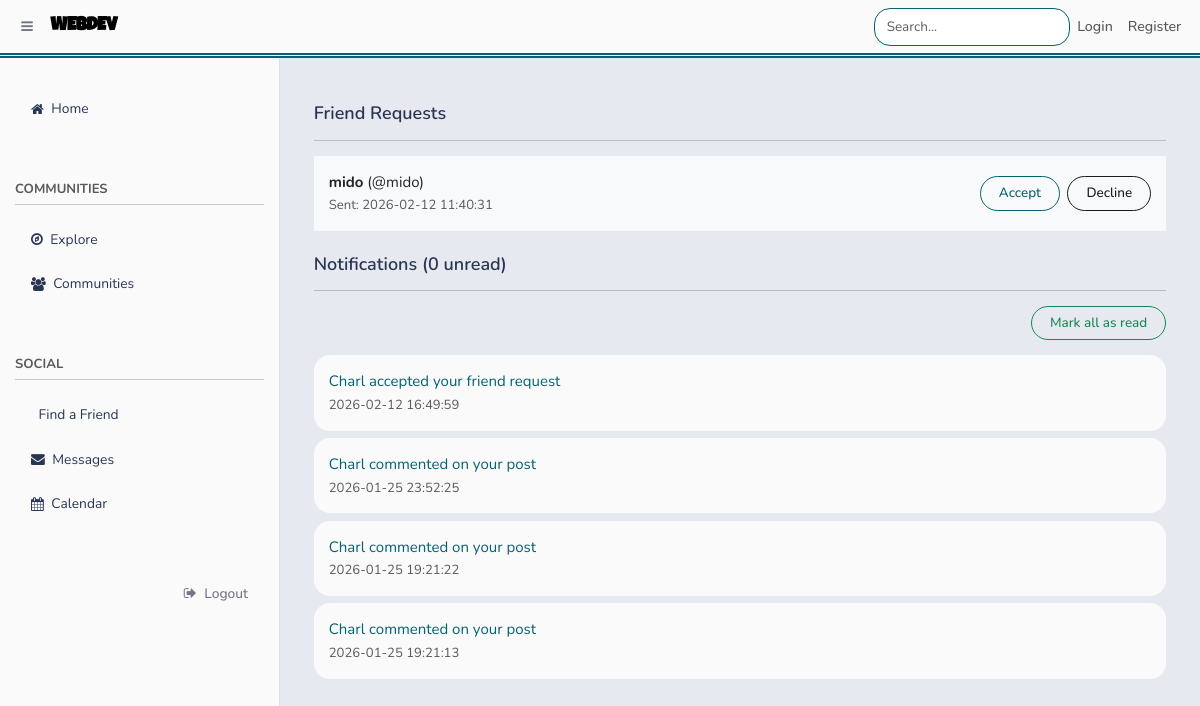
The app's page /notifications (signed in), older data.
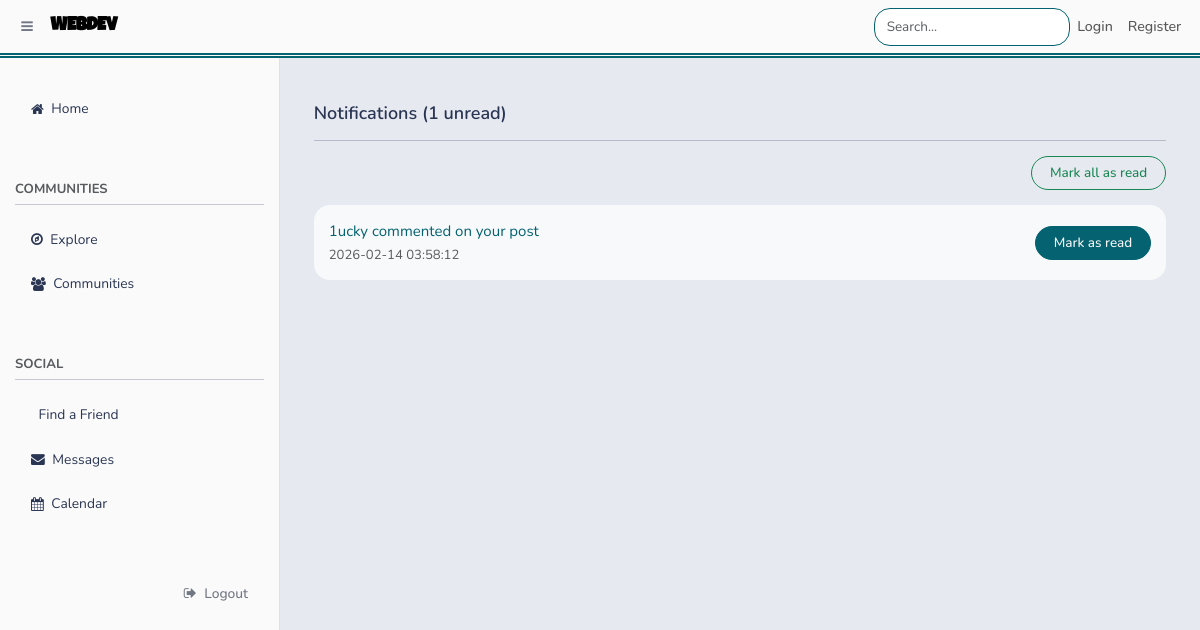
The same page, newer data.
### tables this page shows
CREATE TABLE friends (
            friendship_id INTEGER PRIMARY KEY AUTOINCREMENT,

            requester_id INTEGER NOT NULL,
            addressee_id INTEGER NOT NULL,

            status TEXT NOT NULL CHECK (status IN ('pending', 'accepted', 'blocked')),
            created_at DATETIME DEFAULT CURRENT_TIMESTAMP,
            responded_at DATETIME,

            UNIQUE (requester_id, addressee_id),

            FOREIGN KEY (requester_id) REFERENCES users(user_id) ON DELETE CASCADE,
            FOREIGN KEY (addressee_id) REFERENCES users(user_id) ON DELETE CASCADE,

            CHECK (requester_id != addressee_id)
        );

CREATE TABLE users (
            user_id INTEGER PRIMARY KEY AUTOINCREMENT,
            username TEXT UNIQUE NOT NULL,
            password TEXT NOT NULL,
            email TEXT NOT NULL,
            phone TEXT NOT NULL,
            age INT NOT NULL
        , public_key TEXT);

CREATE TABLE notifications (
        notification_id INTEGER PRIMARY KEY AUTOINCREMENT,
        user_id INTEGER NOT NULL,            -- receiver
        actor_id INTEGER,
        type TEXT NOT NULL,
        reference_id INTEGER,
        message TEXT NOT NULL,
        link TEXT,
        is_read INTEGER DEFAULT 0,
        created_at DATETIME DEFAULT CURRENT_TIMESTAMP,
        FOREIGN KEY(user_id) REFERENCES users(user_id) ON DELETE CASCADE,
        FOREIGN KEY(actor_id) REFERENCES users(user_id) ON DELETE CASCADE
    );

### main.py (the view)
@app.route('/notifications')
def notifications_page():
    if 'user_id' not in session:
        return redirect(url_for('index'))
    page = request.args.get('page', 1, type=int)
    per_page = 15
    offset = (page - 1) * per_page
    conn = get_db()
    notifications = conn.execute("""
        SELECT n.*, u.username AS actor_username
        FROM notifications n
        LEFT JOIN users u ON n.actor_id = u.user_id
        WHERE n.user_id = ?
        ORDER BY n.created_at DESC
        LIMIT ? OFFSET ?
    """, (session['user_id'], per_page, offset)).fetchall()
    friend_requests = conn.execute("""
        SELECT f.friendship_id, u.username, COALESCE(p.display_name, u.username) as display_name, f.created_at
        FROM friends f
        JOIN users u ON f.requester_id = u.user_id
        LEFT JOIN user_profiles p ON u.user_id = p.user_id
        WHERE f.addressee_id = ? AND f.status = 'pending'
        ORDER BY f.created_at DESC
    """, (session['user_id'],)).fetchall()
    total = conn.execute("""
        SELECT COUNT(*) as count
        FROM notifications
        WHERE user_id = ?
    """, (session['user_id'],)).fetchone()['count']
    total_pages = (total + per_page - 1) // per_page
    return render_template(
        'notifications.html',
        notifications=notifications,
        friend_requests=friend_requests,
        unread_count=count_unread_notifications(session['user_id']),
        page=page,
        total_pages=total_pages
    )

### helpers.py (called while the page is built)
def connect_db():
    sql = sqlite3.connect(DATABASE)
    sql.row_factory = sqlite3.Row
    sql.execute("PRAGMA foreign_keys = ON")
    return sql

def get_db():
    if not hasattr(g, 'sqlite3_db'):
        g.sqlite3_db = connect_db()
    return g.sqlite3_db

def count_unread_notifications(user_id):
    conn = get_db()
    row = conn.execute("SELECT COUNT(*) AS cnt FROM notifications WHERE user_id=? AND is_read=0", (user_id,)).fetchone()
    return row['cnt']

### templates/notifications.html
{% extends 'base.html' %}
{% block body %}
<div class="container mt-4">
    {% if friend_requests %}
    <div class="mb-4">
        <h3>Friend Requests</h3>
        <hr>
        {% for req in friend_requests %}
        <div class="card mb-2 border-primary">
            <div class="card-body d-flex justify-content-between align-items-center bg-light">
                <div>
                    <strong>{{ req.display_name }}</strong> (@{{ req.username }})
                    <br>
                    <small class="text-muted">Sent: {{ req.created_at }}</small>
                </div>
                <div>
                    <form method="POST" action="{{ url_for('accept_friend', friendship_id=req.friendship_id) }}"
                        class="d-inline">
                        <button type="submit" class="btn btn-sm btn-success me-1">Accept</button>
                    </form>
                    <form method="POST" action="{{ url_for('decline_friend', friendship_id=req.friendship_id) }}"
                        class="d-inline">
                        <button type="submit" class="btn btn-sm btn-danger">Decline</button>
                    </form>
                </div>
            </div>
        </div>
        {% endfor %}
    </div>
    {% endif %}
    <h3>Notifications ({{ unread_count }} unread)</h3>
    <hr>
    {% if notifications %}
    <form method="POST" action="{{ url_for('mark_all_notifications') }}" class="mb-3 text-end">
        <button type="submit" class="btn btn-outline-success btn-sm">Mark all as read</button>
    </form>
    {% for notif in notifications %}
    {% if notif.type != 'friend_request' %}
    <div class="card mb-2 {% if notif.is_read == 0 %}bg-light{% endif %}">
        <div class="card-body d-flex justify-content-between align-items-center">
            <div>
                {% if notif.link %}
                <a href="{{ notif.link }}" class="text-decoration-none">{{ notif.message }}</a>
                {% else %}
                {{ notif.message }}
                {% endif %}
                <br>
                <small class="text-muted">{{ notif.created_at }}</small>
            </div>
            <div class="d-flex align-items-center">
                {% if notif.is_read == 0 %}
                <form method="POST" action="{{ url_for('read_notification', notification_id=notif.notification_id) }}">
                    <button type="submit" class="btn btn-sm btn-primary">Mark as read</button>
                </form>
                {% endif %}
            </div>
        </div>
    </div>
    {% endif %}
    {% endfor %}
    {% else %}
    <p class="text-muted">No notifications.</p>
    {% endif %}
</div>
{% endblock %}

### templates/base.html (shortened to what this page needs)
<!DOCTYPE html>
<html lang="en">
<head>
    <link href="https://cdn.jsdelivr.net/npm/bootstrap@5.3.8/dist/css/bootstrap.min.css" rel="stylesheet">
    <link rel="stylesheet" href="https://cdnjs.cloudflare.com/ajax/libs/font-awesome/4.7.0/css/font-awesome.min.css">
    <link rel="stylesheet" href="{{ url_for('static', filename='main.css') }}">
</head>
<body>
    <nav id="topnavbar" class="navbar navbar-expand-lg navbar-light">
        <div class="container-fluid">
            <div class="d-flex align-items-center">
                <button id="sidebarToggle" class="btn me-2">
                    <i class="fa fa-bars"></i>
                </button>
                <a class="navbar-brand mb-0" href="{{ url_for('index') }}">WEBDEV</a>
            </div>
<div class="collapse navbar-collapse" id="navbarNav">
<form class="position-relative" id="searchForm" autocomplete="off">
    <input type="text" id="searchInput" class="form-control" placeholder="Search..." />
</form>
    <ul class="navbar-nav ms-auto align-items-center topnavbarnav">
                <ul class="navbar-nav ms-auto align-items-center">
                    {% if logged_in %}
                    <li class="nav-item ">
                        <a class="nav-link " href="#" data-bs-toggle="modal"
                            data-bs-target="#aiChatModal">
                            <i class="fa fa-android" style=""></i>
                        </a>
                    </li>
                    <li class="nav-item dropdown">
                        <a class="nav-link " href="#" data-bs-toggle="dropdown">
                            <i class="fa fa-bell"></i>
                            {% if unread_count > 0 %}
                            <span
                                class="position-absolute top-0 start-100 translate-middle badge bg-danger rounded-pill">
                                {{ unread_count }}
                            </span>
                            {% endif %}
                        </a>
                        <ul class="dropdown-menu dropdown-menu-end" style="width:300px;">
                            {% for n in notifications %}
                            <li>
                                <a class="dropdown-item {% if not n.is_read %}fw-bold{% endif %}"
                                    href="{{ url_for('mark_notification_read', notification_id=n.notification_id) }}">
                                    {{ n.message }}
                                    <br>
                                    <small class="text-muted">{{ n.created_at }}</small>
                                </a>
                            </li>
                            {% else %}
                            <li class="dropdown-item text-muted">No notifications</li>
                            {% endfor %}
                            <li>
                                <hr class="dropdown-divider">
                            </li>
                            <li>
                                <a class="dropdown-item text-center" href="{{ url_for('notifications_page') }}">
                                    View All
                                </a>
                            </li>
                        </ul>
                    </li>
                    <li class="nav-item">
                        <a class="nav-link" href="{{ url_for('userprofile', username=username) }}">
                            {{ username }}
                        </a>
                    </li>
               <img src="{{ current_user_profile_pic }}" class="rounded-circle"
                            width="40px" height="40px">
                    {% else %}
                    <li class="nav-item">
                        <a class="nav-link" href="#" data-bs-toggle="modal" data-bs-target="#loginModal">Login</a>
                    </li>
                    <li class="nav-item">
                        <a class="nav-link" href="#" data-bs-toggle="modal" data-bs-target="#registerModal">Register</a>
                    </li>
                    {% endif %}
                </ul>
            </div>
        </div>
    </nav>
    <div id="layoutWrapper" class="d-flex w-100">
<nav id="sidebar" class="border-end">
    <ul id="sidenav" class="nav flex-column p-3">
        <li class="nav-item">
            <a class="nav-link d-flex align-items-center" href="{{ url_for('index') }}">
                <i class="fa fa-home me-2"></i>
                Home
            </a>
        </li>
        <p class="text-muted small fw-bold mt-5 mb-1">COMMUNITIES</p>
        <hr class="mt-0 p-0">
        <li class="nav-item">
            <a class="nav-link d-flex align-items-center" data-bs-toggle="collapse" href="#communityMenu">
                <i class="fa fa-compass me-2"></i>
                Explore
            </a>
        </li>
        <li class="nav-item">
            <a class="nav-link d-flex align-items-center" data-bs-toggle="collapse" href="#usercommunityMenu">
                <i class="fa fa-users me-2"></i>
                Communities
            </a>
        </li>
        <p class="text-muted small fw-bold mt-5 mb-1">SOCIAL</p>
        <hr class="mt-0">
        <li class="nav-item">
            <a class="nav-link d-flex align-items-center" href="{{ url_for('find_a_friend_hub') }}">
                Find a Friend
            </a>
        </li>
        <li class="nav-item">
            <a class="nav-link d-flex align-items-center" href="{{ url_for('my_messages') }}">
                <i class="fa fa-envelope me-2"></i>
                Messages
            </a>
        </li>
        <li class="nav-item">
            <a class="nav-link d-flex align-items-center" href="{{ url_for('calendar') }}">
                <i class="fa fa-calendar me-2"></i>
                Calendar
            </a>
        </li>
        <li class="mt-5">
            <a class=" btn d-flex align-items-center justify-content-end" href="{{ url_for('logout') }}">
                <i class="fa fa-sign-out me-2"></i>
                Logout
            </a>
        </li>
    </ul>
</nav>
        <div id="maincontent" class="flex-grow-1 p-4">
            {% block body %}{% endblock %}
        </div>
    </div>
</body>
</html>

### static/main.css (style rules this page uses)
:root { --navbar-height: 70px; --sidebar-width: 280px; --transition-speed: 0.25s; --color-darkest: #1B1B1E; --color-dark: #293552; --color-accent: #046271; --color-light: #A9BCD0; --color-lighter: #e7e9f0; --color-bg: var(--color-lighter); --color-surface: #fafafa; --color-surface-alt: var(--color-light); --color-border: var(--color-accent); --color-text: var(--color-dark); --color-muted: rgba(55,63,81,0.7); --color-primary: var(--color-accent); --color-primary-hover: var(--color-dark); --color-success: var(--color-accent); --color-warning: var(--color-light); --color-danger: var(--color-darkest); --color-like: #9a1616; --font-main: "Nunito", "Inter", system-ui, -apple-system, BlinkMacSystemFont, "Segoe UI", sans-serif; --radius-sm: 10px; --radius-md: 16px; --radius-lg: 24px; --shadow-sm: 0px rgba(0, 0, 0, 0.04); --shadow-md: 0px rgba(0, 0, 0, 0.07); --shadow-lg: 0px rgba(0, 0, 0, 0.12); }
html, body { height: 100%; margin: 0; font-family: var(--font-main); background: var(--color-bg); color: var(--color-text); font-size: 15px; overflow: hidden; }
h3 { font-size: 1.2rem; font-weight: 600; }
p { color: var(--color-muted); line-height: 1.6; }
a { color: var(--color-primary); text-decoration: none; transition: 0.2s ease; }
#topnavbar { background-color: var(--color-surface); border-bottom: 5px double var(--color-border); }
#topnavbar .navbar-brand { font-family: 'Luckiest Guy' !important; font-weight: 600; letter-spacing: -0.3px; }
#topnavbar .nav-link { font-weight: 500; font-size: 0.95rem; }
#layoutWrapper { display: flex; height: calc(100vh - var(--navbar-height)); }
#sidebar { width: var(--sidebar-width); background: var(--color-surface); border-right: 1px solid var(--color-border); overflow-y: auto; padding-top: 16px; transition: all var(--transition-speed) ease; }
#sidebar li { list-style: none; margin-bottom: 4px; }
#sidebar li a { display: block; padding: 10px 16px; font-size: 0.92rem; color: var(--color-dark); transition: 0.2s ease; }
#maincontent { flex: 1; height: calc(100vh - var(--navbar-height)); overflow-y: auto; padding: 28px; display: flex; flex-direction: column; animation: pageFadeIn 0.4s ease-out; }
.content-card, .card { background: var(--color-surface); transition: 0.2s ease; border-radius: var(--radius-md); box-shadow: none !important; border: none !important; }
.btn { font-size: 0.9rem; font-weight: 500; padding: 6px 18px; border-radius: 999px; transition: all 0.2s ease; box-shadow: none !important; }
.btn-primary { background: var(--color-primary) !important; border: 1px solid var(--color-primary) !important; color: var(--color-surface) !important; }
.btn:has(i) { border: none !important; background: transparent !important; padding: 6px 10px; border-radius: 12px; color: var(--color-muted) !important; }
.form-control { border-radius: var(--radius-md); font-size: 0.9rem; border: 1px solid var(--color-border); padding: 8px 12px; }

Row changes from the older to the newer data that the page shows:
removed friends: display_name "mido", username "mido", created_at "2026-02-12 11:40:31"
removed notifications: message "Charl accepted your friend request", created_at "2026-02-12 16:49:59"
removed notifications: message "Charl commented on your post", created_at "2026-01-25 23:52:25"
removed notifications: message "Charl commented on your post", created_at "2026-01-25 19:21:22"
changed notifications: message "Charl commented on your post" → "1ucky commented on your post"; created_at "2026-01-25 19:21:13" → "2026-02-14 03:58:12"; now shows "Mark as read"
Text that changed along with them:
{{ unread_count }}: "0" → "1"
text no longer shown: "Friend Requests"
